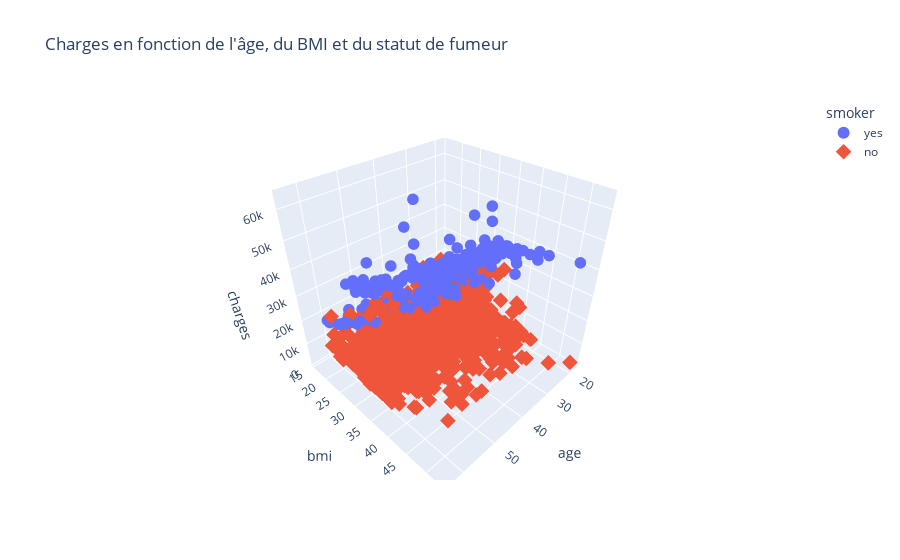

Source (notebook cell):
### Markdown cell above
Après plusieurs essais de coloration avec les variables catégorielles, on voit que le fait d'être fumeur influence clairement les charges de santé. \
Pour les "étages" 1 et 3, le phénomène est manifeste : être fumeur augmente les charges de santé (qui augmentent de toute façon avec l'âge).\
Cependant, pour l'étage 2, cela semble plus mitigé. Il faut donc explorer plus pour déterminer cet autre facteur.

### Code cell
import plotly.express as px

df = data.copy()

fig = px.scatter_3d(
    df,
    x="age",
    y="bmi",
    z="charges",
    color="smoker",          # coloration par catégorie
    symbol="smoker",         # symboles différents
    opacity=1,
    title="Charges en fonction de l'âge, du BMI et du statut de fumeur",
    size="charges",
    color_continuous_scale='Viridis'
)

fig.update_traces(marker=dict(size=4))
fig.show()

### Figure 1 — Plotly figure (JSON) as saved in the notebook; plotly's stock layout.template omitted (floating-point values rounded to 4 significant figures; data arrays with more than 128 entries replaced by an {"elided": "..."} marker saying what was removed)
{"data": [{"hovertemplate": "smoker=yes<br>age=%{x}<br>bmi=%{y}<br>charges=%{marker.size}<extra></extra>", "legendgroup": "yes", "marker": {"color": "#636efa", "opacity": 1, "size": 4, "sizemode": "area", "sizeref": 159.4, "symbol": "circle"}, "mode": "markers", "name": "yes", "scene": "scene", "showlegend": true, "type": "scatter3d", "x": {"elided": "564 int values"}, "y": {"elided": "564 float values"}, "z": {"elided": "564 float values"}}, {"hovertemplate": "smoker=no<br>age=%{x}<br>bmi=%{y}<br>charges=%{marker.size}<extra></extra>", "legendgroup": "no", "marker": {"color": "#EF553B", "opacity": 1, "size": 4, "sizemode": "area", "sizeref": 159.4, "symbol": "diamond"}, "mode": "markers", "name": "no", "scene": "scene", "showlegend": true, "type": "scatter3d", "x": {"elided": "2208 int values"}, "y": {"elided": "2208 float values"}, "z": {"elided": "2208 float values"}}], "layout": {"legend": {"itemsizing": "constant", "title": {"text": "smoker"}, "tracegroupgap": 0}, "scene": {"domain": {"x": [0, 1], "y": [0, 1]}, "xaxis": {"title": {"text": "age"}}, "yaxis": {"title": {"text": "bmi"}}, "zaxis": {"title": {"text": "charges"}}}, "title": {"text": "Charges en fonction de l'âge, du BMI et du statut de fumeur"}}}
